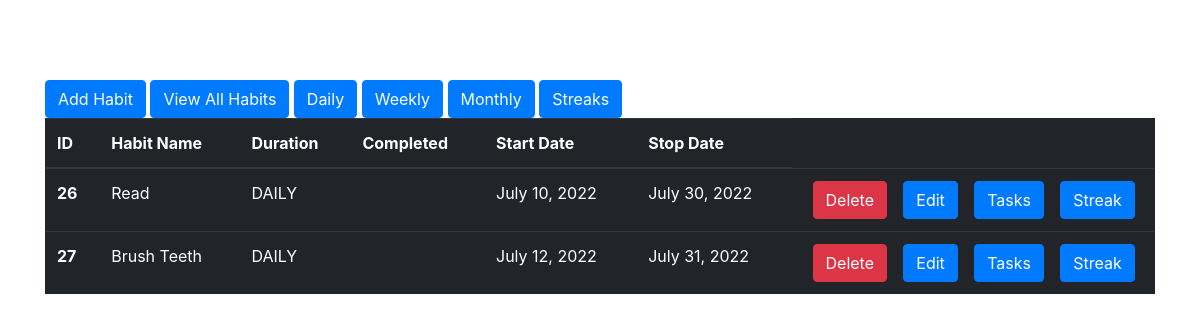
The app's page /daily with its own data.
### habit/models.py (models this page shows, shortened)
class HabitModel(models.Model):
    class Meta:
        db_table = "habit"
    DURATION = Choices("DAILY", "WEEKLY", "MONTHLY")
    name = models.CharField(max_length=255)
    duration = models.CharField(max_length=255, choices=DURATION, default=DURATION.DAILY)
    completed = models.BooleanField(default=False)
    start_date = models.DateField()
    finish_date = models.DateField()
    broken = models.BooleanField(default=False)

### habit/views.py (the view)
# urls.py: path('daily', DailyHabitsView.as_view(), name='daily'),
class DailyHabitsView(View):
    def get(self, request):
        habits = HabitModel.objects.filter(duration="DAILY")
        return render(request, 'habits.html', {'habits': habits})

### habit/templates/habits.html (shortened to what this page needs)
{% extends 'base.html' %}
{% block content %}
<a href="{% url 'add-habit'  %}"> <button class = "btn btn-primary">Add Habit</button> </a>
<a href="{% url 'habits'  %}"> <button class = "btn btn-primary">View All Habits</button> </a>
<a href="{% url 'daily'  %}"> <button class = "btn btn-primary">Daily</button> </a>
<a href="{% url 'weekly'  %}"> <button class = "btn btn-primary">Weekly</button> </a>
<a href="{% url 'monthly'  %}"> <button class = "btn btn-primary">Monthly</button> </a>
<a href="{% url 'streaks'  %}"> <button class = "btn btn-primary">Streaks</button> </a>
<table class="table table-dark">
  <thead>
    <tr>
      <th scope="col">ID</th>
      <th scope="col">Habit Name</th>
      <th scope="col">Duration</th>
      <th scope="col">Completed</th>
      <th scope="col">Start Date</th>
      <th scope="col">Stop Date</th>
    </tr>
  </thead>
  <tbody>
    {% for habit in habits %}
    <tr>
      <th scope="row">{{habit.id}}</th>
      <td>{{habit.name}}</td>
      <td> {{habit.duration }} {{habit.duration_type}} </td>
      <td> {{habit.done}}</td>
      <td> {{habit.start_date }}</td>
      <td> {{habit.finish_date }}</td>
      <td class = "d-flex flex-row justify-content-around">
        <form method="post" action = "delete/{{habit.id}}">
        <input type="submit" value="Delete" class = "btn btn-danger">
       </form>
        <a href = "{% url 'update' habit.id %}"  ><button class = "btn btn-primary"> Edit</button></a>
        <a href = "{% url 'tasks' habit.id %}"  ><button class = "btn btn-primary">  Tasks </button></a>
        <a href = "{% url 'streak' habit.id %}"  ><button class = "btn btn-primary"> Streak </button></a>
      </td>
    </tr>
    {% endfor %}
  </tbody>
</table>
{% endblock %}

### records on screen
HabitModel: id "26", name "Read", duration "DAILY", start_date "July 10, 2022", finish_date "July 30, 2022"
HabitModel: id "27", name "Brush Teeth", duration "DAILY", start_date "July 12, 2022", finish_date "July 31, 2022"
